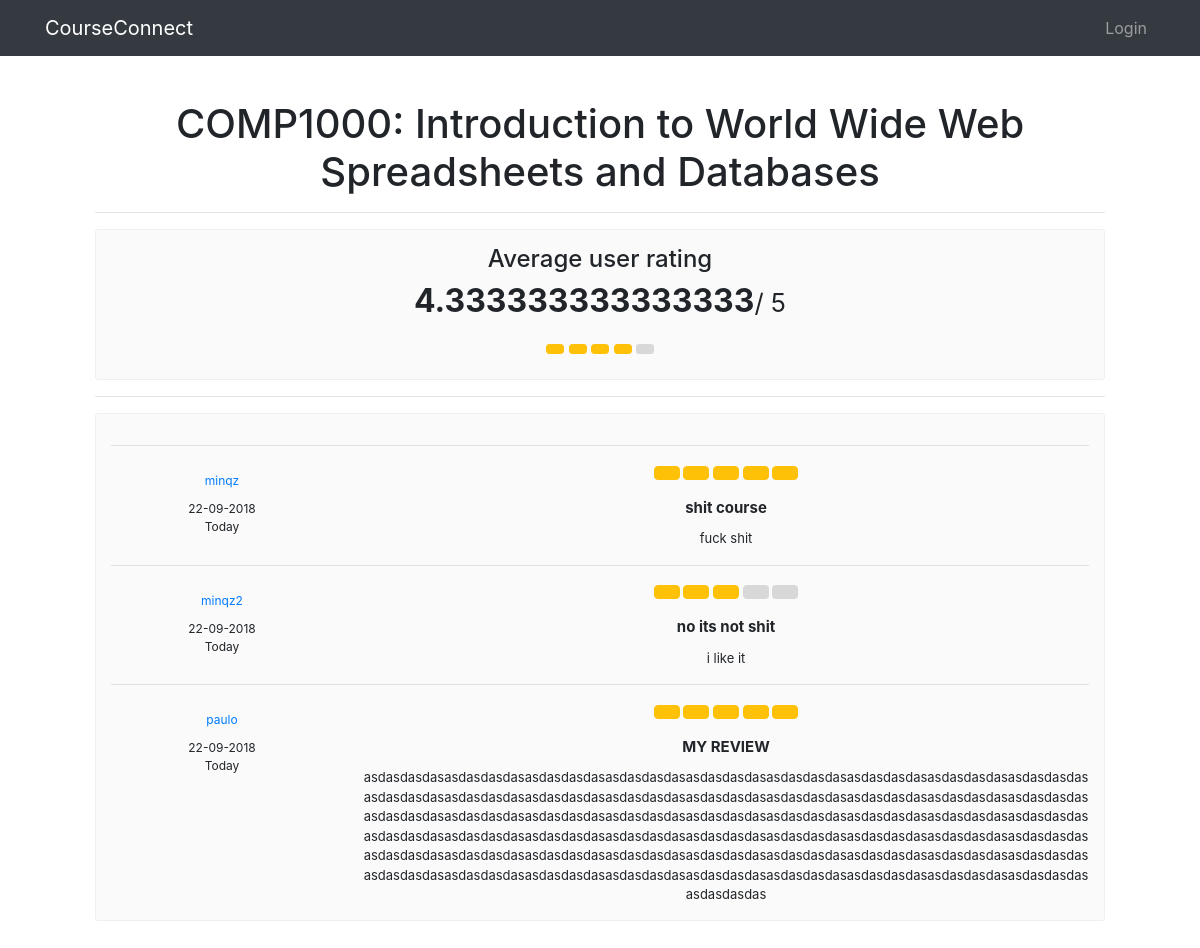
The page /course/1 on the database its author committed.
### dan/models.py (models this page shows, shortened)
class Course(db.Model):
    __tablename__ = "course"
    id = db.Column(db.Integer, primary_key=True)
    name = db.Column(db.String(64), nullable=False, unique=False)
    code = db.Column(db.String(16), nullable=False, unique=True)
    rating = db.Column(db.Integer)
    reviews = db.relationship('CourseReview', backref='course', lazy=True)

class CourseReview(db.Model):
    __tablename__ = "coursereview"
    id = db.Column(db.Integer, primary_key=True)
    course_id = db.Column(db.Integer, db.ForeignKey('course.id'))
    user_id = db.Column(db.Integer, db.ForeignKey('user.id'))
    title = db.Column(db.String(128))
    review = db.Column(db.String(128))
    rating = db.Column(db.Integer)
    date = db.Column(db.DateTime, nullable=True)
    user_grade = db.Column(db.Integer)

class User(UserMixin, db.Model):
    __tablename__ = "user"
    id = db.Column(db.Integer, primary_key=True)
    username = db.Column(db.String(128), nullable=False, unique=True)
    email = db.Column(db.String(128), nullable=False, unique=True)
    password_hash = db.Column(db.String(128))
    reviews = db.relationship('CourseReview', backref='user', lazy=True)

### dan/views.py (the view)
@app.route('/course/<int:course_id>')
def course(course_id):
    course = Course.query.get(course_id)
    return render_template('course.html', course=course)

### dan/templates/course.html (shortened to what this page needs)
{% extends "layout.html" %}
{% block content %}
    <h1>{{ course.code }}: {{ course.name }}</h1>
    <hr>
    <div class="row">
        <div class="col-sm-12">
            <div class="rating-block">
                <h4>Average user rating</h4>
                <h2 class="bold padding-bottom-7">{{course.rating }}<small>/ 5</small></h2>
                {% for i in range(course.rating|int) %}
                <button type="button" class="btn btn-warning btn-sm" aria-label="Left Align">
                </button>
                {% endfor %}
                {% for i in range(5-course.rating|int) %}
                <button type="button" class="btn btn-default btn-grey btn-sm" aria-label="Left Align">
                </button>
                {% endfor %}
            </div>
        </div>
    </div>
    <div class="row">
        <div class="col-sm-12">
            <hr/>
            <div class="review-block">
                {% for review in course.reviews %}
                <hr/>
                <div class="row">
                    <div class="col-sm-3">
                        <div class="review-block-name"><a href="{{url_for('profile_user', user_id=review.user_id)}}">{{review.user.username}}</a></div>
                        <div class="review-block-date">{{review.date.strftime("%d-%m-%Y")}}<br/>Today</div>
                    </div>
                    <div class="col-sm-9">
                        <div class="review-block-rate">
                            {% for i in range(review.rating|int) %}
                            <button type="button" class="btn btn-warning btn-xs" aria-label="Left Align">
                            </button>
                            {% endfor %}
                            {% for i in range(5-review.rating|int) %}
                            <button type="button" class="btn btn-default btn-grey btn-xs" aria-label="Left Align">
                            </button>
                            {% endfor %}
                        </div>
                        <div class="review-block-title">{{review.title}}</div>
                        <div id="w74" class="review-block-description">{{review.review}}</div>
                    </div>
                </div>
                {% endfor %}
            </div>
        </div>
    </div>
{% endblock %}

### dan/static/css/main.css (style rules this page uses)
:root { --input-padding-x: 0.75rem; --input-padding-y: 0.75rem; }
#w74 { word-wrap: break-word; }

### dan/static/css/card.css (style rules this page uses)
html { background-image: linear-gradient(to bottom right, white, #9f9f9f); height: 100%; }
body { text-align: center; padding: 5rem; }

### dan/static/css/review.css (style rules this page uses)
body { padding-top: 70px; }
.btn-grey { background-color:#D8D8D8; color:#FFF; }
.rating-block { background-color:#FAFAFA; border:1px solid #EFEFEF; padding:15px 15px 20px 15px; border-radius:3px; }
.bold { font-weight:700; }
.padding-bottom-7 { padding-bottom:7px; }
.review-block { background-color:#FAFAFA; border:1px solid #EFEFEF; padding:15px; border-radius:3px; margin-bottom:15px; }
.review-block-name { font-size:12px; margin:10px 0; }
.review-block-date { font-size:12px; }
.review-block-rate { font-size:13px; margin-bottom:15px; }
.review-block-title { font-size:15px; font-weight:700; margin-bottom:10px; }
.review-block-description { font-size:13px; }

### rows shown on the page
Course: code "COMP1000", name "Introduction to World Wide Web Spreadsheets and Databases", rating "4.333333333333333"
CourseReview: user.username "minqz", date "22-09-2018", rating 5 (drawn), title "shit course", review "fuck shit"
CourseReview: user.username "minqz2", date "22-09-2018", rating 3 (drawn), title "no its not shit", review "i like it"
CourseReview: user.username "paulo", date "22-09-2018", rating 5 (drawn), title "MY REVIEW", review "asdasdasdasasdasdasdasasdasdasdasasdasdasdasasdasdasdasasdasdasdasasdasdasdasasdasdasdasasdasdasdasasdasdasdasasdasdasdasasdasdasdasasdasdasdasasdasdasdasasdasdasdasasdasdasdasasdasdasdasasdasdasdasasdasdasdasasdasdasdasasdasdasdasasdasdasdasasdasdasdasasdasdasdasasdasdasdasasdasdasdasasdasdasdasasdasdasdasasdasdasdasasdasdasdasasdasdasdasasdasdasdasasdasdasdasasdasdasdasasdasdasdasasdasdasdasasdasdasdasasdasdasdasasdasdasdasasdasdasdasasdasdasdasasdasdasdasasdasdasdasasdasdasdasasdasdasdasasdasdasdasasdasdasdasasdasdasdasasdasdasdasasdasdasdasasdasdasdasasdasdasdasasdasdasdasasdasdasdasasdasdasdas"
